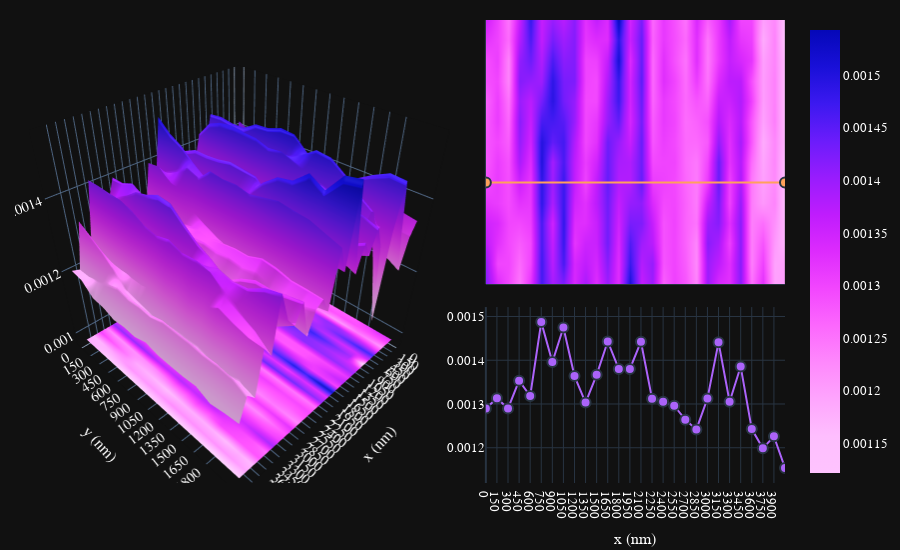

Notebook source saved alongside this figure:
### Code cell
from plotly.subplots import make_subplots
import plotly.graph_objects as go

def zmap(exptype):
    z = exptype.T
    nx, ny = z.shape[1], z.shape[0]
    x, y = np.meshgrid(np.arange(0, nx, 1), np.arange(0, ny, 1))
    xx = np.arange(0, nx, 1)
    yy = np.arange(0, ny, 1)
    offs = np.min(z)*0.13
    if np.min(z)-offs > 1.e-4:
        z_offset=(np.min(z)-offs)*np.ones(z.shape)#
    else:
        z_offset=(np.min(z)+offs)*np.ones(z.shape)#

    x_offset=-np.min(xx)*np.ones(z.shape)
    y_offset=np.min(yy)*np.ones(z.shape)
    proj_z=lambda x, y, z: z#projection in the z-direction
    colorsurfz=proj_z(x,y,z)
    proj_x=lambda x, y, z: x
    colorsurfx=proj_z(x,y,z)
    proj_y=lambda x, y, z: y
    colorsurfy=proj_z(x,y,z)

    class Results(): pass
    results = Results()
    results.colorsurfz=  colorsurfz
    results.z_offset = z_offset
    results.x = x
    results.y = y
    return results

def fig_3d_2d_layout(data,template,attrs,pixel, color='Plotly3',**kwargs):
    
    if  'tick_step' in kwargs:
        tick_step = kwargs.pop('tick_step')
    else:
        tick_step = 5
        
    z = data
    nx = data.shape[0]
    ny = data.shape[1]
    xm,ym = np.meshgrid(np.arange(0, nx, 1), np.arange(0, ny, 1))
    x = np.arange(0, nx, 1)
    y = np.arange(0, ny, 1)
    expsoffsets = zmap(z)
    
    if attrs:
        xi =  int(attrs['Inicio X'])
        xf =  int(round(attrs['fin X ']/attrs['paso']))
        print(xf)
        yi =  int(attrs['Inicio Y'])
        yf =  int(round(attrs['fin Y ']/attrs['paso']))    
        step = attrs['paso']
        xt = np.arange(xi,xf,tick_step)
        yt = np.arange(yi,yf,tick_step)
        xtl = xt*step
        ytl = yt*step
    else:
        xi =  x[0]
        xf =  x[-1]
        yi =  y[0]
        yf =  y[-1]
        step = 1
        xt = np.arange(xi,xf,tick_step)
        yt = np.arange(yi,yf,tick_step)
        xtl = xt*step
        ytl = yt*step
        # utils.error_alert()
        
        
    
    fig = make_subplots(
            rows=2, cols=2, 
            column_widths=[0.6, 0.4],
            row_heights=[0.6, 0.4],
            specs=[[{'type': 'surface','rowspan':2},{'type': 'contour'}],
                [None, {'type':'scatter'}]],
            horizontal_spacing=0.03,
            vertical_spacing=0.05,
            shared_xaxes=True,
            
            )


        # Generate data
    fig.add_trace(go.Surface(z=data.T,showscale=False,colorscale=color),row=1, col=1)
    fig.add_trace(go.Heatmap(z=data.T,connectgaps=True, zsmooth='best',colorscale=color),row=1, col=2)
    fig.add_trace(go.Surface(z=list(expsoffsets.z_offset),  # type: ignore
                x=list(expsoffsets.x),
                y=list(expsoffsets.y),
                colorscale=color,
                showscale=False, 
                 surfacecolor=expsoffsets.colorsurfz),row=1, col=1)
    
    pixel_line_profile = go.Scatter(x=x,y=z[:,pixel],mode='lines+markers',marker_line_width=2,marker_size=10,)
    pixel_line = go.Scatter(x=[xi,xf],y=[pixel,pixel],marker_line_width=2,marker_size=10)
    fig.add_trace(pixel_line_profile,row=2,col=2)
    fig.add_trace(pixel_line,row=1,col=2)

    fig.update_layout(
        showlegend=False,
            template=template,
            width=900,
            height=550,
            margin=dict(l=5, r=5, b=25, t=20),
            font=dict(
            family="Latin Modern Roman,serif",
            color='white',
            size=13,
        ),   
            plot_bgcolor='rgba(0,0,0,0)',
        xaxis2 = dict(title='x (nm)',tickvals=xt,ticktext=xtl,range=[xi,xf]),
        yaxis1 = dict(title=' ',tickvals=[],range=[yi,yf]),
         scene=dict(
            xaxis=dict(title = 'x (nm)',tickmode='array',ticktext=xtl,tickvals=xt,tickprefix= "nm",),
            yaxis=dict(title = 'y (nm)',tickmode='array',ticktext=ytl,tickvals=yt,tickprefix= "nm",),
            zaxis=dict()
    ),
    )
    return fig


afm,nsom,multimeter = exp.afm_nsom_data(-1)
datattr = exp.exps_attr(-1)
fig_3d_2d_layout(nsom,'plotly_dark',datattr,5, color='Plotly3_r',tick_step=1)

### Figure 1 — Plotly figure (JSON) as saved in the notebook; plotly's stock layout.template omitted (floating-point values rounded to 4 significant figures; data arrays with more than 128 entries replaced by an {"elided": "..."} marker saying what was removed)
{"data": [{"colorscale": [[0, "#fec3fe"], [0.08333, "#febefe"], [0.1667, "#fea5fd"], [0.25, "#fe88fc"], [0.3333, "#fc67fd"], [0.4167, "#f246fe"], [0.5, "#dd2bfd"], [0.5833, "#bf1cfd"], [0.6667, "#981cfd"], [0.75, "#6b1cfb"], [0.8333, "#3c19f0"], [0.9167, "#1910d8"], [1, "#0508b8"]], "scene": "scene", "showscale": false, "type": "surface", "z": {"elided": "15x28 float values"}}, {"colorscale": [[0, "#fec3fe"], [0.08333, "#febefe"], [0.1667, "#fea5fd"], [0.25, "#fe88fc"], [0.3333, "#fc67fd"], [0.4167, "#f246fe"], [0.5, "#dd2bfd"], [0.5833, "#bf1cfd"], [0.6667, "#981cfd"], [0.75, "#6b1cfb"], [0.8333, "#3c19f0"], [0.9167, "#1910d8"], [1, "#0508b8"]], "connectgaps": true, "type": "heatmap", "xaxis": "x", "yaxis": "y", "z": {"elided": "15x28 float values"}, "zsmooth": "best"}, {"colorscale": [[0, "#fec3fe"], [0.08333, "#febefe"], [0.1667, "#fea5fd"], [0.25, "#fe88fc"], [0.3333, "#fc67fd"], [0.4167, "#f246fe"], [0.5, "#dd2bfd"], [0.5833, "#bf1cfd"], [0.6667, "#981cfd"], [0.75, "#6b1cfb"], [0.8333, "#3c19f0"], [0.9167, "#1910d8"], [1, "#0508b8"]], "scene": "scene", "showscale": false, "surfacecolor": {"elided": "15x28 float values"}, "type": "surface", "x": {"elided": "15x28 int values"}, "y": {"elided": "15x28 int values"}, "z": {"elided": "15x28 float values"}}, {"marker": {"line": {"width": 2}, "size": 10}, "mode": "lines+markers", "type": "scatter", "x": [0, 1, 2, 3, 4, 5, 6, 7, 8, 9, 10, 11, 12, 13, 14, 15, 16, 17, 18, 19, 20, 21, 22, 23, 24, 25, 26, 27], "xaxis": "x2", "y": [0.00129, 0.001313, 0.00129, 0.001353, 0.001318, 0.001487, 0.001396, 0.001475, 0.001364, 0.001303, 0.001367, 0.001443, 0.00138, 0.00138, 0.001442, 0.001312, 0.001305, 0.001296, 0.001264, 0.001242, 0.001312, 0.001441, 0.001305, 0.001386, 0.001243, 0.001199, 0.001226, 0.001154], "yaxis": "y2"}, {"marker": {"line": {"width": 2}, "size": 10}, "type": "scatter", "x": [0, 27], "xaxis": "x", "y": [5, 5], "yaxis": "y"}], "layout": {"font": {"color": "white", "family": "Latin Modern Roman,serif", "size": 13}, "height": 550, "margin": {"b": 25, "l": 5, "r": 5, "t": 20}, "plot_bgcolor": "rgba(0,0,0,0)", "scene": {"domain": {"x": [0, 0.582], "y": [0, 1]}, "xaxis": {"tickmode": "array", "tickprefix": "nm", "ticktext": [0, 150, 300, 450, 600, 750, 900, 1050, 1200, 1350, 1500, 1650, 1800, 1950, 2100, 2250, 2400, 2550, 2700, 2850, 3000, 3150, 3300, 3450, 3600, 3750, 3900], "tickvals": [0, 1, 2, 3, 4, 5, 6, 7, 8, 9, 10, 11, 12, 13, 14, 15, 16, 17, 18, 19, 20, 21, 22, 23, 24, 25, 26], "title": {"text": "x (nm)"}}, "yaxis": {"tickmode": "array", "tickprefix": "nm", "ticktext": [0, 150, 300, 450, 600, 750, 900, 1050, 1200, 1350, 1500, 1650, 1800], "tickvals": [0, 1, 2, 3, 4, 5, 6, 7, 8, 9, 10, 11, 12], "title": {"text": "y (nm)"}}}, "showlegend": false, "width": 900, "xaxis": {"anchor": "y", "domain": [0.612, 1], "matches": "x2", "showticklabels": false}, "xaxis2": {"anchor": "y2", "domain": [0.612, 1], "range": [0, 27], "ticktext": [0, 150, 300, 450, 600, 750, 900, 1050, 1200, 1350, 1500, 1650, 1800, 1950, 2100, 2250, 2400, 2550, 2700, 2850, 3000, 3150, 3300, 3450, 3600, 3750, 3900], "tickvals": [0, 1, 2, 3, 4, 5, 6, 7, 8, 9, 10, 11, 12, 13, 14, 15, 16, 17, 18, 19, 20, 21, 22, 23, 24, 25, 26], "title": {"text": "x (nm)"}}, "yaxis": {"anchor": "x", "domain": [0.43, 1], "range": [0, 13], "tickvals": [], "title": {"text": " "}}, "yaxis2": {"anchor": "x2", "domain": [0, 0.38]}}}
